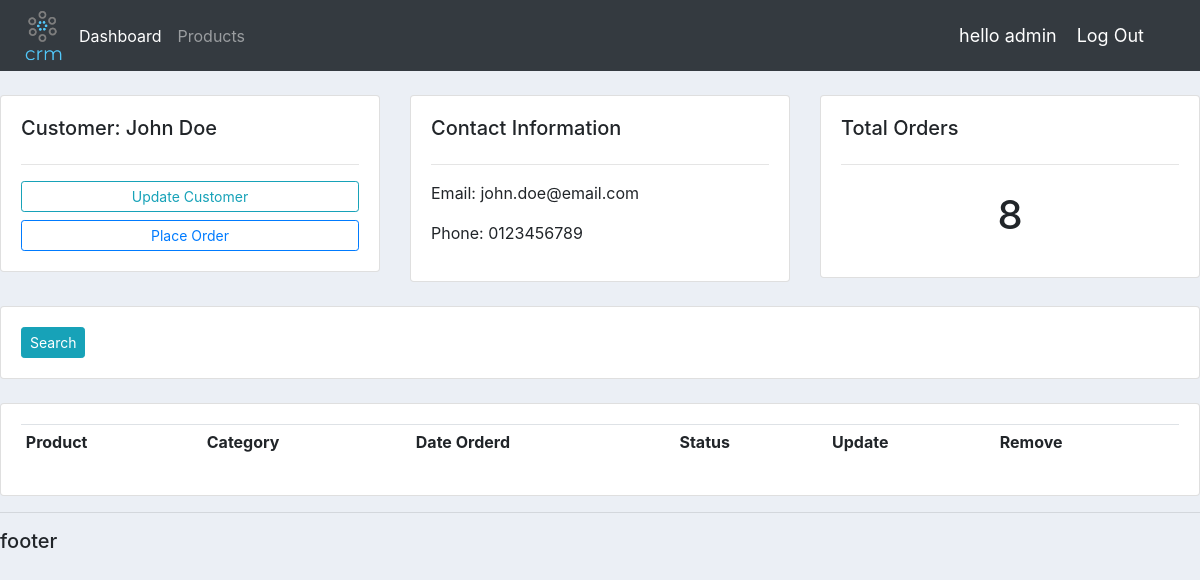
The app's page /customer/1/ (signed in) with its own data.
### accounts/models.py (models this page shows, shortened)
class Customer(models.Model):
    name = models.CharField(max_length=200, blank=True)
    phone = models.CharField(max_length=200, blank=True)
    email = models.EmailField(max_length=200, blank=True)
    date_crated = models.DateTimeField(default=datetime.datetime.now(), blank=True)

### accounts/views.py (the view)
# urls.py: path('customer/<int:pk>/', views.customer, name='customer'),
@login_required(login_url='/login/')
@allowed_users(['admin'])
def customer(request, pk):
    customer = Customer.objects.get(id=pk)
    orders = customer.order_set.all()
    myfilter = OrderFilter(request.GET, queryset=orders)
    orders = myfilter.qs
    context = {
        'customer':customer,
        'orders':orders,
        'myfilter':myfilter,
    }
    return render(request, 'accounts/customer.html', context)

### accounts/templates/accounts/customer.html (shortened to what this page needs)
{% extends 'accounts/base.html' %}
{% block content %}
	<br>
<div class="row">
	<div class="col-md">
		<div class="card card-body">
			<h5>Customer: {{customer.name}}</h5>
			<hr>
			<a class="btn btn-sm btn-outline-info  btn-sm btn-block" href="">Update Customer</a>
			<a class="btn btn-sm btn-outline-primary  btn-sm btn-block" href="{% url 'accounts:create_order' customer.id %}">Place Order</a>
		</div>
	</div>
	<div class="col-md">
		<div class="card card-body">
			<h5>Contact Information</h5>
			<hr>
			<p>Email: {{customer.email}} </p>
			<p>Phone: {{customer.phone}}</p>
		</div>
	</div>
	<div class="col-md">
		<div class="card card-body">
			<h5>Total Orders</h5>
			<hr>
			<h1 style="text-align: center;padding: 10px"> {{customer.order_set.all.count}} </h1>
		</div>
	</div>
</div>
<br>
<div class="row">
	<div class="col">
		<div class="card card-body">
			<form method="get">
		    <button class="btn btn-sm btn-info" type="submit">Search</button>
		  </form>
		</div>
	</div>
</div>
<br>
<div class="row">
	<div class="col-md">
		<div class="card card-body">
			<table class="table table-sm">
				<tr>
					<th>Product</th>
					<th>Category</th>
					<th>Date Orderd</th>
					<th>Status</th>
					<th>Update</th>
					<th>Remove</th>
				</tr>
			</table>
		</div>
	</div>
</div>
{% endblock content %}

### accounts/templates/accounts/base.html (shortened to what this page needs)
{% load static %}
<!DOCTYPE html>
<html lang="en">
<head>
<link rel="stylesheet" href="https://stackpath.bootstrapcdn.com/bootstrap/4.5.0/css/bootstrap.min.css">
<link rel="stylesheet" href="{% static 'home-static/css/main.css' %}" >
</head>
<body>
<nav class="navbar navbar-expand-lg navbar-dark bg-dark">
  <img src= {% static 'home-static/images/crm-logo.png' %} style="width: 55px;">
  <div class="collapse navbar-collapse" id="navbarNav">
    <ul class="navbar-nav">
      {% if request.user.is_staff %}
        <li class="nav-item active">
          <a class="nav-link" href="{% url 'accounts:dashboard'  %}">Dashboard </a>
        </li>
        <li class="nav-item">
          <a class="nav-link" href="{% url 'accounts:products'  %}">Products</a>
        </li>
      {% endif %}
    </ul>
  </div>
  {% if request.user.is_authenticated %}
  <span class="span-style">hello {{request.user}} </span>
  <span class="span-style"><a href="{% url 'accounts:logout' %}">Log Out</a></span>
  {% else %}
  <span class="span-style"><a href="{% url 'accounts:login' %}">Log In</a></span>
  <span class="span-style"><a href="{% url 'accounts:signup' %}">Sign Up</a></span>
  {% endif %}
</nav>
    {% block content %}
    {% endblock content %}
    <hr>
    <h5>footer</h5>
</body>
</html>

### static/home-static/css/main.css (style rules this page uses)
body { background-color: #ebeff5; }

### accounts/templates/accounts/base.html (style rules this page uses)
.span-style , .span-style a { font-size:18px ; color: #fff; margin-right: 20px; }

### records on screen
Customer: name "John Doe", email "john.doe@email.com", phone "0123456789", order_set.all.count "8"

### other values on screen
{{ request.user }} "admin"
